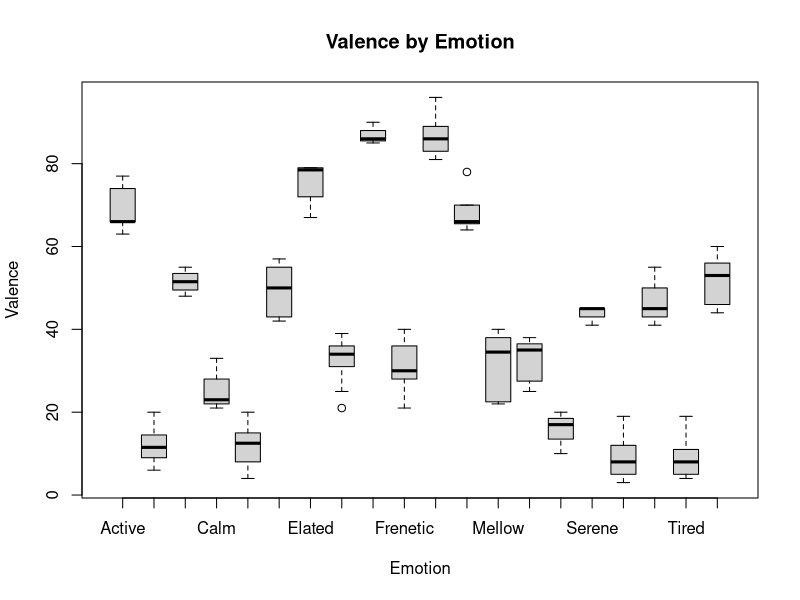
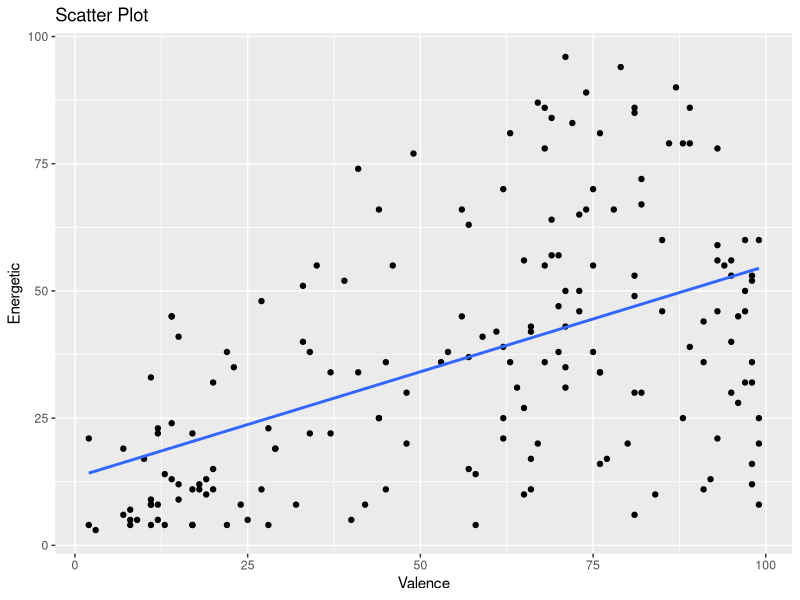

Write R code to recreate these figures, in order.
library(ggplot2)
library(caret)
library(utils)
library(randomForest)

data <- read.csv('musicDataList.csv')
data[data == ""] <- NA

# this is the actual music data
musicData <- na.omit(data)

#create a column for the data:
musicData$Emotion <- character(nrow(musicData))

for (i in 1:nrow(musicData)) {
  if (musicData[i, "Valence"] <= 100 && musicData[i, "Valence"] > 80) 
  {
    if (musicData[i, "Energetic"] <= 100 && musicData[i, "Energetic"] > 80) 
      musicData$Emotion[i] <- "Exuberant"
    
    else if (musicData[i, "Energetic"] <= 80 && musicData[i, "Energetic"] > 60) 
      musicData$Emotion[i] <- "Hyper"
    
    else if (musicData[i, "Energetic"] <= 60 && musicData[i, "Energetic"] > 40) 
      musicData$Emotion[i] <- "Lively"
    
    else if (musicData[i, "Energetic"] <= 40 && musicData[i, "Energetic"] > 20) 
      musicData$Emotion[i] <- "Energetic"
    
    else
      musicData$Emotion[i] <- "Relaxed"
  } 
  else if (musicData[i, "Valence"] <= 80 && musicData[i, "Valence"] > 60) 
  {
    if (musicData[i, "Energetic"] <= 100 && musicData[i, "Energetic"] > 80) 
      musicData$Emotion[i] <- "Elated"

    else if (musicData[i, "Energetic"] <= 80 && musicData[i, "Energetic"] > 60) 
      musicData$Emotion[i] <- "Intense"

    else if (musicData[i, "Energetic"] <= 60 && musicData[i, "Energetic"] > 40) 
      musicData$Emotion[i] <- "Active"

    else if (musicData[i, "Energetic"] <= 40 && musicData[i, "Energetic"] > 20) 
      musicData$Emotion[i] <- "Cheerful"

    else 
      musicData$Emotion[i] <- "Mild"
  } 
  else if (musicData[i, "Valence"] <= 60 && musicData[i, "Valence"] > 40) 
  {
    if (musicData[i, "Energetic"] <= 100 && musicData[i, "Energetic"] > 80) 
      musicData$Emotion[i] <- "Vibrant"

    else if (musicData[i, "Energetic"] <= 80 && musicData[i, "Energetic"] > 60) 
      musicData$Emotion[i] <- "Dynamic"

    else if (musicData[i, "Energetic"] <= 60 && musicData[i, "Energetic"] > 40) 
      musicData$Emotion[i] <- "Stable"

    else if (musicData[i, "Energetic"] <= 40 && musicData[i, "Energetic"] > 20) 
      musicData$Emotion[i] <- "Balanced"

    else 
      musicData$Emotion[i] <- "Serene"
  } 
  else if (musicData[i, "Valence"] <= 40 && musicData[i, "Valence"] > 20) 
  {
    if (musicData[i, "Energetic"] <= 100 && musicData[i, "Energetic"] > 80) 
      musicData$Emotion[i] <- "Frenetic"

    else if (musicData[i, "Energetic"] <= 80 && musicData[i, "Energetic"] > 60) 
      musicData$Emotion[i] <- "Excited"
    
    else if (musicData[i, "Energetic"] <= 60 && musicData[i, "Energetic"] > 40) 
      musicData$Emotion[i] <- "Moderate"

    else if (musicData[i, "Energetic"] <= 40 && musicData[i, "Energetic"] > 20) 
      musicData$Emotion[i] <- "Mellow"

    else 
      musicData$Emotion[i] <- "Calm"
  } 
  else 
  {
    if (musicData[i, "Energetic"] <= 100 && musicData[i, "Energetic"] > 80) 
      musicData$Emotion[i] <- "Agitated"
    
    else if (musicData[i, "Energetic"] <= 80 && musicData[i, "Energetic"] > 60) 
      musicData$Emotion[i] <- "Restless"

    else if (musicData[i, "Energetic"] <= 60 && musicData[i, "Energetic"] > 40) 
      musicData$Emotion[i] <- "Dull"

    else if (musicData[i, "Energetic"] <= 40 && musicData[i, "Energetic"] > 20) 
      musicData$Emotion[i] <- "Tired"
    
    else 
      musicData$Emotion[i] <- "Sluggish"
  }
}

#refresh the data stated
musicData <- musicData

# region | Significance
shapiro.test(musicData$Valence)
shapiro.test(musicData$Energetic)

# Convert 'Emotion' to a factor
musicData$Emotion <- factor(musicData$Emotion)

# Create a boxplot to visualize the distributions
boxplot(Valence ~ Emotion, data = musicData, main = "Valence by Emotion")

wilcoxon_test_result <- wilcox.test(musicData$Valence, musicData$Energetic)
print(wilcoxon_test_result)

# Wilcoxon rank-sum test for Energetic
energetic_test <- pairwise.wilcox.test(musicData$Energetic, musicData$Emotion, p.adjust.method = "BH")
print(energetic_test)

# scatter plot with regression line
ggplot(musicData, aes(x = Energetic, y = Valence)) +
  geom_point() +
  geom_smooth(method = "lm", se = FALSE) +
  labs(title = "Scatter Plot",
       x = "Valence", y = "Energetic")

# Assuming 'Emotion' is the column you want to predict
targetColumn <- musicData$Emotion
predictors <- setdiff(names(musicData), "Emotion")

# Split the data into training and testing sets
set.seed(42)
train_indices <- createDataPartition(targetColumn, p = 0.8, list = FALSE)
train_data <- musicData[train_indices, ]
test_data <- musicData[-train_indices, ]

# Train the model (Random Forest as an example)
model <- randomForest(train_data[, predictors], train_data[, "Emotion"])

# Make predictions on the test set
predictions <- predict(model, newdata = test_data[, predictors])

# Evaluate the model
accuracy <- confusionMatrix(predictions, test_data[, "Emotion"])$overall["Accuracy"]
cat("Model Accuracy:", accuracy * 100, "%\n")

#we need the data to be at least 95% in testing tbh....
